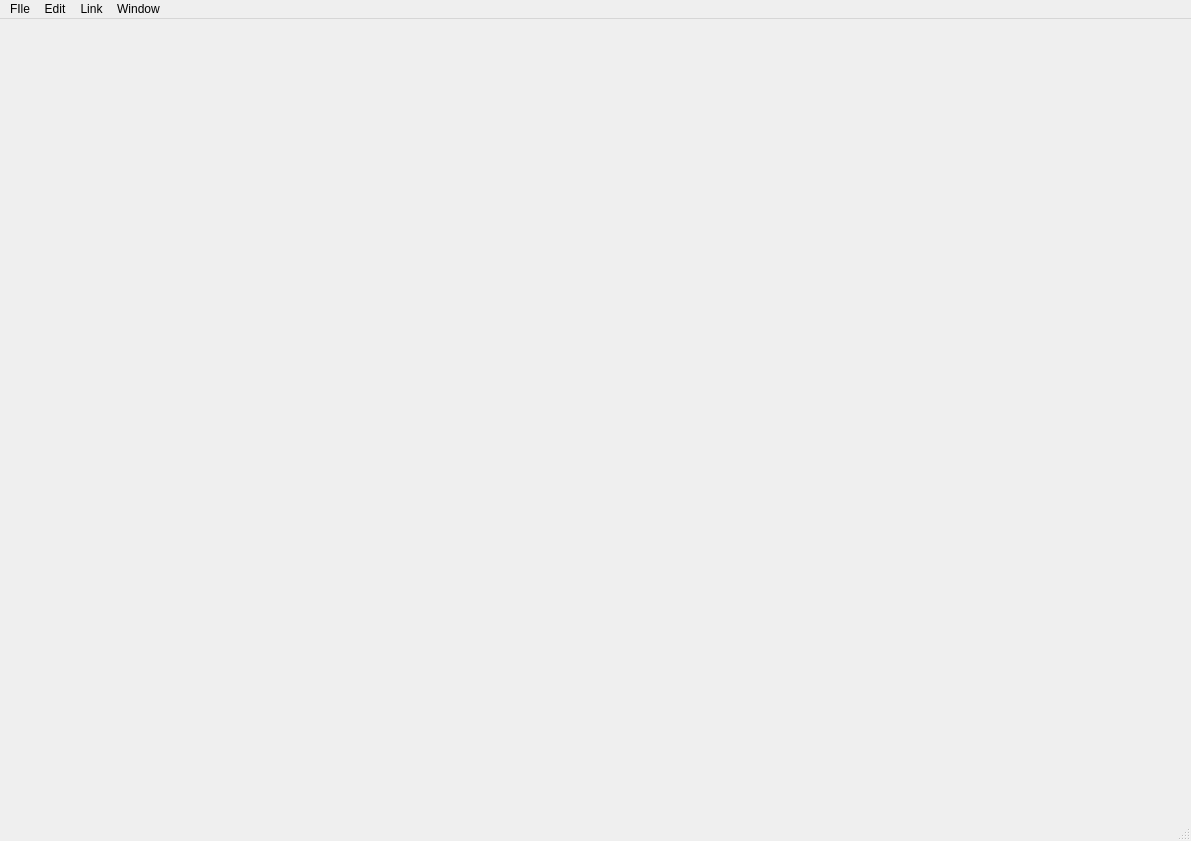
<?xml version="1.0" encoding="UTF-8"?>
<ui version="4.0">
 <class>MainWindow</class>
 <widget class="QMainWindow" name="MainWindow">
  <property name="geometry">
   <rect>
    <x>0</x>
    <y>0</y>
    <width>1191</width>
    <height>841</height>
   </rect>
  </property>
  <property name="windowTitle">
   <string>MainWindow</string>
  </property>
  <widget class="QWidget" name="centralWidget">
   <layout class="QHBoxLayout" name="horizontalLayout" stretch="0">
    <property name="leftMargin">
     <number>0</number>
    </property>
    <property name="topMargin">
     <number>4</number>
    </property>
    <property name="rightMargin">
     <number>0</number>
    </property>
    <property name="bottomMargin">
     <number>0</number>
    </property>
    <item>
     <layout class="QGridLayout" name="MainLayout"/>
    </item>
   </layout>
  </widget>
  <widget class="QMenuBar" name="menubar">
   <property name="geometry">
    <rect>
     <x>0</x>
     <y>0</y>
     <width>1191</width>
     <height>20</height>
    </rect>
   </property>
   <widget class="QMenu" name="menuFIle">
    <property name="title">
     <string>FIle</string>
    </property>
   </widget>
   <widget class="QMenu" name="menuEdit">
    <property name="title">
     <string>Edit</string>
    </property>
   </widget>
   <widget class="QMenu" name="menuLink">
    <property name="title">
     <string>Link</string>
    </property>
   </widget>
   <widget class="QMenu" name="menuWindow">
    <property name="title">
     <string>Window</string>
    </property>
   </widget>
   <addaction name="menuFIle"/>
   <addaction name="menuEdit"/>
   <addaction name="menuLink"/>
   <addaction name="menuWindow"/>
  </widget>
  <widget class="QStatusBar" name="statusbar"/>
  <action name="actionHelp">
   <property name="text">
    <string>Help</string>
   </property>
  </action>
 </widget>
 <resources/>
 <connections/>
</ui>
